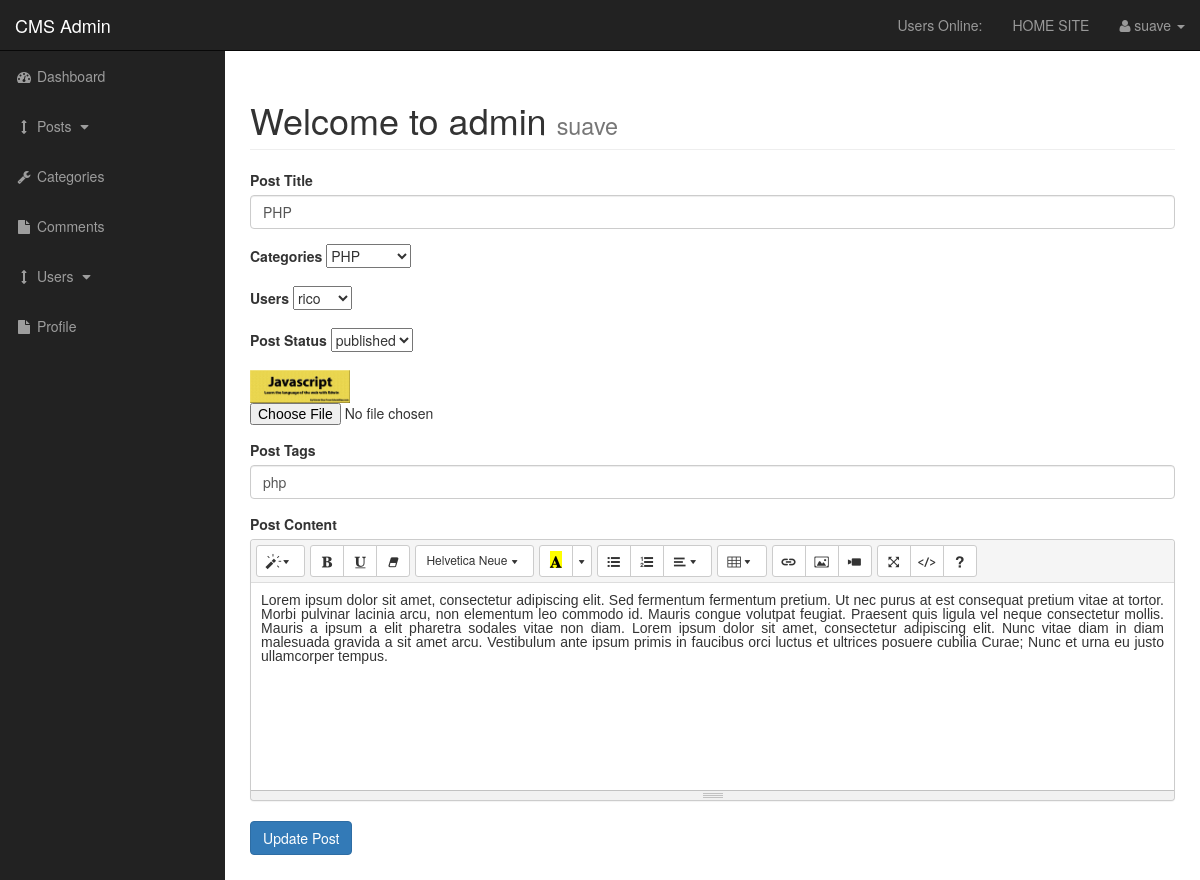
The page /admin/posts.php?source=edit_post&p_id=113 (signed in) on the database as committed earlier.
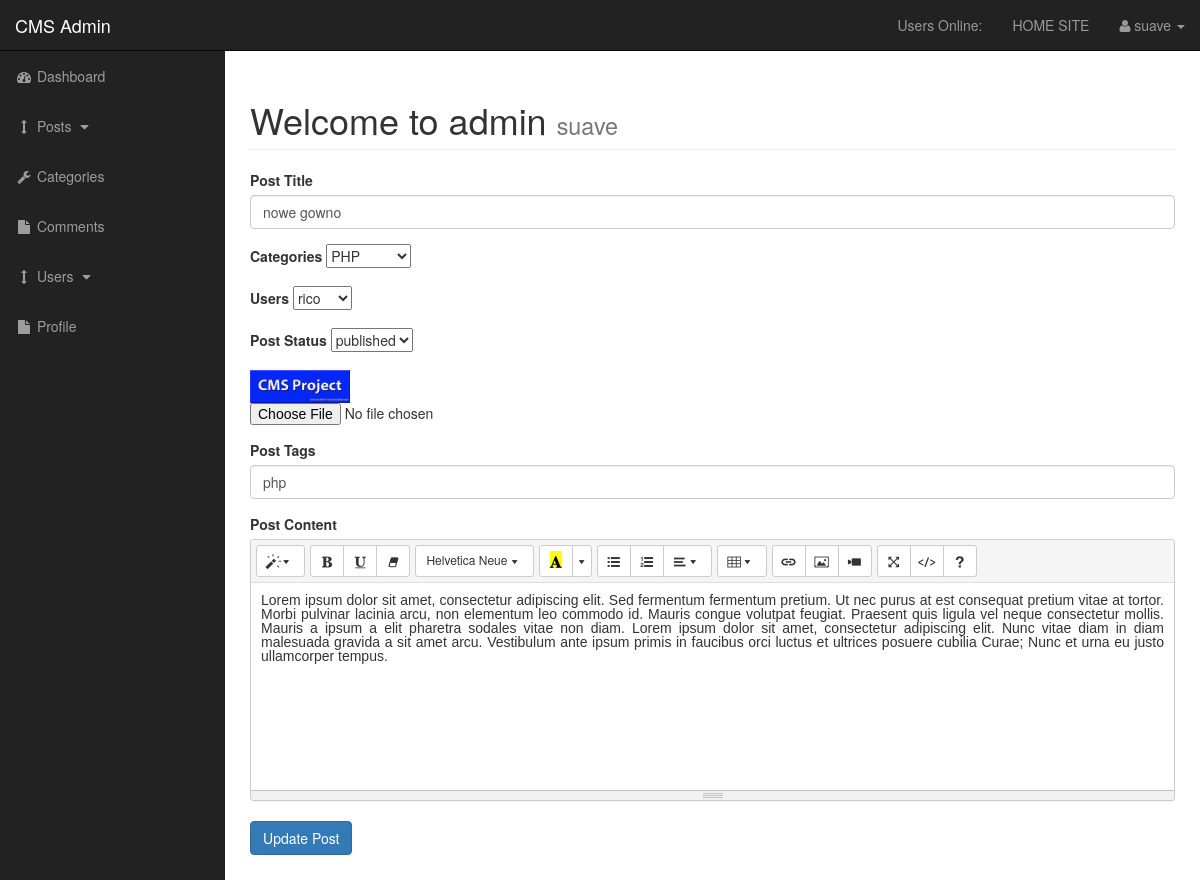
The same page on the database as committed later.
### tables this page shows
CREATE TABLE `posts` (
  `post_id` int(3) NOT NULL,
  `post_category_id` int(3) NOT NULL,
  `post_title` varchar(255) NOT NULL,
  `post_author` varchar(255) NOT NULL,
  `post_user` varchar(255) NOT NULL,
  `post_date` date NOT NULL,
  `post_image` text NOT NULL,
  `post_content` text NOT NULL,
  `post_tags` varchar(255) NOT NULL,
  `post_comment_count` varchar(255) NOT NULL,
  `post_status` varchar(255) NOT NULL DEFAULT 'draft',
  `post_views_count` int(11) NOT NULL,
  `likes` int(11) NOT NULL
);

### admin/includes/edit_post.php (the view, shortened to what this page needs)
<?php
if(isset($_GET['p_id'])){
    $the_post_id = $_GET['p_id'];
}
$query = "SELECT * FROM posts WHERE post_id = $the_post_id";
$select_posts_by_id = mysqli_query($connection, $query);
while($row = mysqli_fetch_assoc($select_posts_by_id)) {
    $post_user          = $row['post_user'];
    $post_title         = $row['post_title'];
    $post_category_id   = $row['post_category_id'];
    $post_status        = $row['post_status'];
    $post_image         = $row['post_image'];
    $post_tags          = $row['post_tags'];
}
?>
<form action="" method="post" enctype="multipart/form-data">
    <div class="form-group">
        <label for="post-title">Post Title</label>
        <input id="post-title" value="<?php echo $post_title ?>" type="text" class="form-control" name="post_title">
    </div>
    <div class="form-group">
        <label for="post-categories">Categories</label>
        <select name="post_category" id="post-categories">
            <?php
                $query = "SELECT * FROM categories ";
                $select_categories = mysqli_query($connection,$query);
                while($row = mysqli_fetch_assoc($select_categories )) {
                    $cat_id = $row['cat_id'];
                    $cat_title = $row['cat_title'];
                    if($cat_id == $post_category_id) {
                        echo "<option selected value='{$cat_id}'>{$cat_title}</option>";
                    } else {
                        echo "<option value='{$cat_id}'>{$cat_title}</option>";
                    }
                }
            ?>
        </select>
    </div>
    <div class="form-group">
        <label for="users">Users</label>
        <select name="post_user" id="users">
            <?php
            echo "<option value='{$post_user}'>{$post_user}</option>";
            ?>
        </select>
    </div>
    <div class="form-group">
        <label for="post-status">Post Status</label>
        <select name="post_status" id="post-status">
            <option value='<?php echo $post_status; ?>'><?php echo $post_status; ?></option>
        </select>
    </div>
    <div class="form-group">
        <img width="100" src="/admin/images/<?php echo $post_image; ?>" alt="image">
        <input type="file" name="image">
    </div>
    <div class="form-group">
        <label for="post-tags">Post Tags</label>
        <input id="post-tags" value="<?php echo $post_tags ?>" type="text" class="form-control" name="post_tags">
    </div>
    <div class="form-group">
        <label for="summernote">Post Content</label>
    </div>
    <div class="form-group">
        <input class="btn btn-primary" type="submit" name="update_post" value="Update Post">
    </div>
</form>

Rows that differ between the two databases and show on the page:
changed posts "rico": post_title "PHP" → "nowe gowno"; post_image: a different picture
